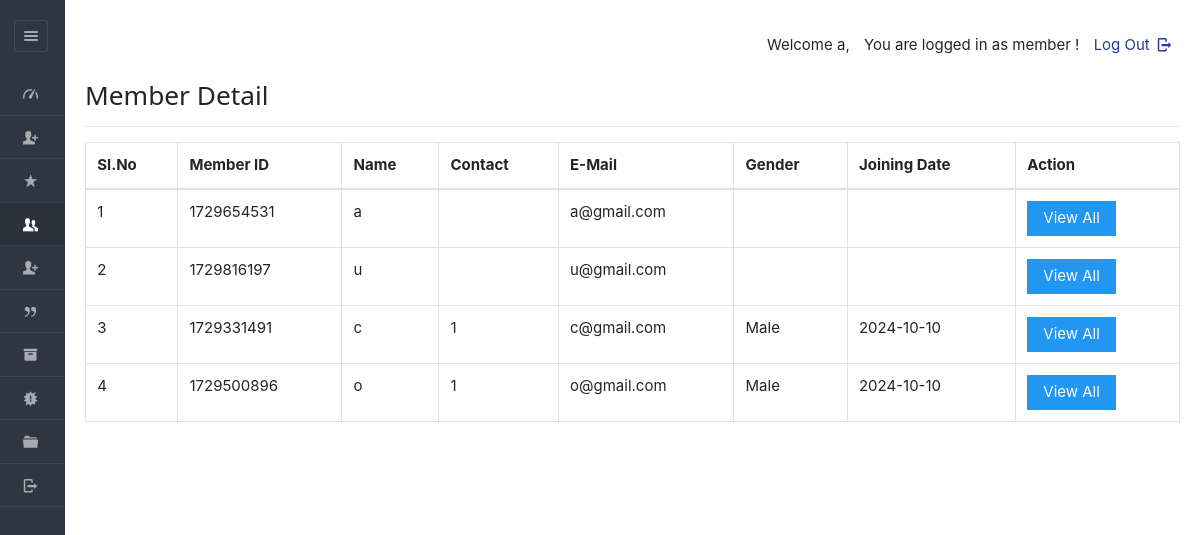
Before: /dashboard/admin/table_view.php (signed in) with the older database file.
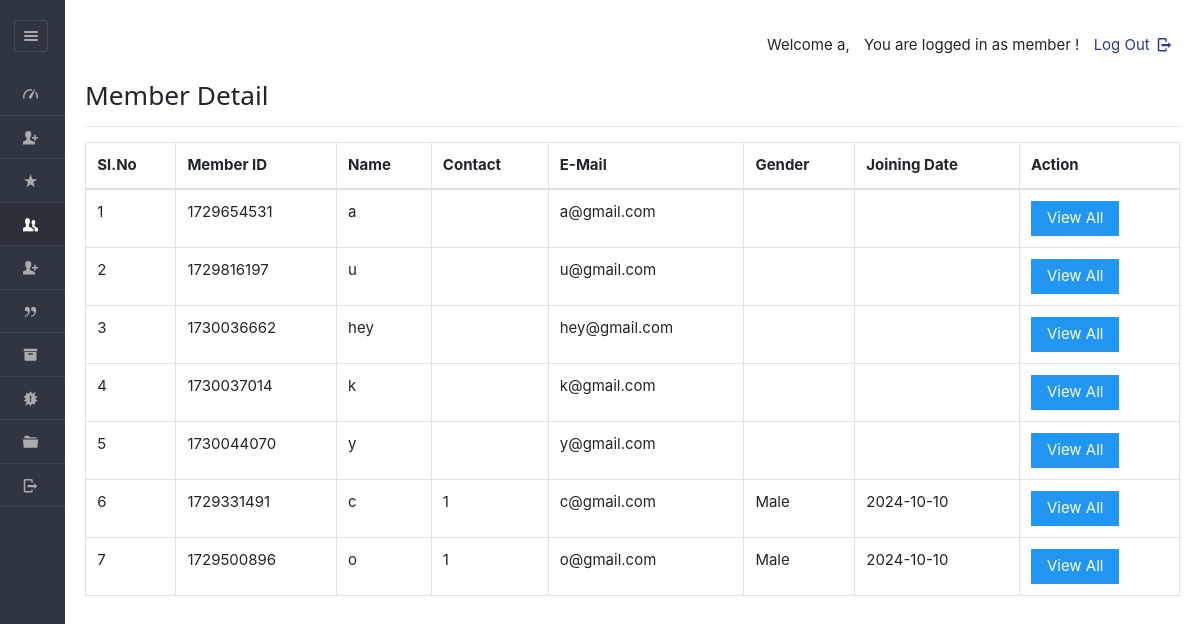
After: the same page with the newer database file.
### tables this page shows
CREATE TABLE IF NOT EXISTS `users` (
  `userid` varchar(20) NOT NULL,
  `pass_key` varchar(100) NOT NULL,
  `imageid` varchar(200) NOT NULL,
  `username` varchar(40) NOT NULL,
  `fullName` varchar(100) NOT NULL,
  `gender` varchar(8) NOT NULL,
  `mobile` varchar(20) NOT NULL,
  `email` varchar(200) NOT NULL,
  `dob` varchar(40) NOT NULL,
  `joining_date` varchar(40) NOT NULL,
  `hasApproved` varchar(10) DEFAULT NULL,
  PRIMARY KEY (`userid`)
);

### dashboard/admin/table_view.php (the view, shortened to what this page needs)
<!DOCTYPE html>
<html lang="en">
<head>
	<link rel="stylesheet" href="../../css/style.css"  id="style-resource-5">
    <link rel="stylesheet" href="../../css/dashMain.css">
    <link rel="stylesheet" type="text/css" href="../../css/entypo.css">
	<link href="a1style.css" rel="stylesheet" type="text/css">
	<link rel="stylesheet" href="../../css/bootstrap.min.css">
	<link rel="stylesheet" href="../../css/dashboard/sidebar.css">
</head>
    <body class="page-body  page-fade" onload="collapseSidebar()">
    	<div class="page-container sidebar-collapsed" id="navbarcollapse">
		<div class="sidebar-menu">
			<header class="logo-env">
					<div class="sidebar-collapse" onclick="collapseSidebar()">
				<a href="#" class="sidebar-collapse-icon with-animation">
					<i class="entypo-menu"></i>
				</a>
			</div>
			</header>
    		<?php include('nav.php'); ?>
    	</div>
    		<div class="main-content">
				<div class="row">
					<div class="col-md-6 col-sm-8 clearfix">
					</div>
					<div class="col-md-6 col-sm-4 clearfix hidden-xs">
						<ul class="list-inline links-list pull-right">
							<li>
								<a href="logout.php">
									Log Out <i class="entypo-logout right"></i>
								</a>
							</li>
						</ul>
					</div>
				</div>
		<h3>Member Detail</h3>
		<hr />
<table class="table table-bordered datatable" id="table-1" border=1>
    <thead>
        <tr><h2>
            <th>Sl.No</th>
            <th>Member ID</th>
            <th>Name</th>
            <th>Contact</th>
            <th>E-Mail</th>
            <th>Gender</th>
            <th>Joining Date</th>
            <th>Action</th></h2>
        </tr>
    </thead>
    <tbody>
    <?php
    $query  = "SELECT * FROM users ORDER BY joining_date";
    $result = mysqli_query($con, $query);
    $sno    = 1;
    if ($result && mysqli_num_rows($result) > 0) {
        while ($row = mysqli_fetch_array($result, MYSQLI_ASSOC)) {
            $uid = $row['userid'];
            echo "<tr><td>" . $sno . "</td>";
            echo "<td>" . htmlspecialchars($row['userid']) . "</td>";
            echo "<td>" . htmlspecialchars($row['username']) . "</td>";
            echo "<td>" . htmlspecialchars($row['mobile']) . "</td>";
            echo "<td>" . htmlspecialchars($row['email']) . "</td>";
            echo "<td>" . htmlspecialchars($row['gender']) . "</td>";
            echo "<td>" . htmlspecialchars($row['joining_date']) . "</td>";
            $sno++;
            echo "<td>
                    <form action='viewall_detail.php' method='post'>
                        <input type='hidden' name='name' value='" . htmlspecialchars($uid) . "'/>
                        <input type='submit' class='a1-btn a1-blue' value='View All'/>
                    </form>
                  </td></tr>";
        }
    } else {
        echo "<tr><td colspan='8'>No records found</td></tr>";
    }
    ?>
    </tbody>
</table>
    	</div>
    </body>
</html>

Changed rows visible on the page:
added users: userid "1730036662", username "hey", email "hey@gmail.com"
added users: userid "1730037014", username "k", email "k@gmail.com"
added users: userid "1730044070", username "y", email "y@gmail.com"
